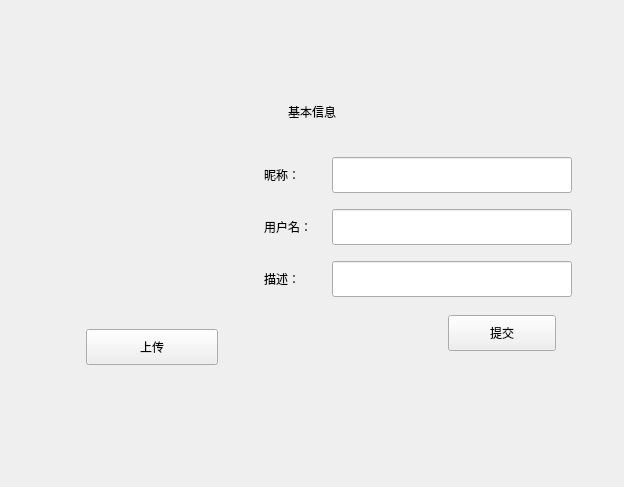
<?xml version="1.0" encoding="UTF-8"?>
<ui version="4.0">
 <class>UserInfoPage</class>
 <widget class="QWidget" name="UserInfoPage">
  <property name="geometry">
   <rect>
    <x>0</x>
    <y>0</y>
    <width>508</width>
    <height>487</height>
   </rect>
  </property>
  <property name="windowTitle">
   <string>Form</string>
  </property>
  <layout class="QVBoxLayout" name="pageLayout">
   <property name="spacing">
    <number>0</number>
   </property>
   <property name="leftMargin">
    <number>32</number>
   </property>
   <property name="topMargin">
    <number>28</number>
   </property>
   <property name="rightMargin">
    <number>32</number>
   </property>
   <property name="bottomMargin">
    <number>28</number>
   </property>
   <item>
    <spacer name="verticalSpacerTop">
     <property name="orientation">
      <enum>Qt::Vertical</enum>
     </property>
     <property name="sizeHint" stdset="0">
      <size>
       <width>20</width>
       <height>24</height>
      </size>
     </property>
    </spacer>
   </item>
   <item>
    <layout class="QHBoxLayout" name="centerLayout">
     <property name="spacing">
      <number>0</number>
     </property>
     <item>
      <spacer name="horizontalSpacerLeft">
       <property name="orientation">
        <enum>Qt::Horizontal</enum>
       </property>
       <property name="sizeHint" stdset="0">
        <size>
         <width>40</width>
         <height>20</height>
        </size>
       </property>
      </spacer>
     </item>
     <item>
      <widget class="QWidget" name="card_wid" native="true">
       <property name="minimumSize">
        <size>
         <width>0</width>
         <height>0</height>
        </size>
       </property>
       <property name="maximumSize">
        <size>
         <width>560</width>
         <height>16777215</height>
        </size>
       </property>
       <layout class="QVBoxLayout" name="cardLayout">
        <property name="spacing">
         <number>24</number>
        </property>
        <property name="leftMargin">
         <number>36</number>
        </property>
        <property name="topMargin">
         <number>32</number>
        </property>
        <property name="rightMargin">
         <number>36</number>
        </property>
        <property name="bottomMargin">
         <number>32</number>
        </property>
        <item alignment="Qt::AlignHCenter">
         <widget class="QLabel" name="label_4">
          <property name="text">
           <string>基本信息</string>
          </property>
         </widget>
        </item>
        <item>
         <layout class="QHBoxLayout" name="contentLayout">
          <property name="spacing">
           <number>28</number>
          </property>
          <item>
           <layout class="QVBoxLayout" name="avatarLayout">
            <property name="spacing">
             <number>16</number>
            </property>
            <item alignment="Qt::AlignHCenter">
             <widget class="QLabel" name="head_lb">
              <property name="minimumSize">
               <size>
                <width>168</width>
                <height>168</height>
               </size>
              </property>
              <property name="maximumSize">
               <size>
                <width>168</width>
                <height>168</height>
               </size>
              </property>
              <property name="text">
               <string/>
              </property>
              <property name="alignment">
               <set>Qt::AlignCenter</set>
              </property>
             </widget>
            </item>
            <item alignment="Qt::AlignHCenter">
             <widget class="QPushButton" name="up_btn">
              <property name="minimumSize">
               <size>
                <width>132</width>
                <height>36</height>
               </size>
              </property>
              <property name="maximumSize">
               <size>
                <width>132</width>
                <height>36</height>
               </size>
              </property>
              <property name="text">
               <string>上传</string>
              </property>
             </widget>
            </item>
            <item>
             <spacer name="avatarSpacer">
              <property name="orientation">
               <enum>Qt::Vertical</enum>
              </property>
              <property name="sizeHint" stdset="0">
               <size>
                <width>20</width>
                <height>20</height>
               </size>
              </property>
             </spacer>
            </item>
           </layout>
          </item>
          <item>
           <layout class="QVBoxLayout" name="formColumnLayout">
            <property name="spacing">
             <number>18</number>
            </property>
            <item>
             <spacer name="formTopSpacer">
              <property name="orientation">
               <enum>Qt::Vertical</enum>
              </property>
              <property name="sizeType">
               <enum>QSizePolicy::Fixed</enum>
              </property>
              <property name="sizeHint" stdset="0">
               <size>
                <width>20</width>
                <height>12</height>
               </size>
              </property>
             </spacer>
            </item>
            <item>
             <layout class="QGridLayout" name="formLayout">
              <property name="horizontalSpacing">
               <number>12</number>
              </property>
              <property name="verticalSpacing">
               <number>16</number>
              </property>
              <item row="0" column="0">
               <widget class="QLabel" name="label">
                <property name="minimumSize">
                 <size>
                  <width>56</width>
                  <height>0</height>
                 </size>
                </property>
                <property name="text">
                 <string>昵称：</string>
                </property>
               </widget>
              </item>
              <item row="0" column="1">
               <widget class="QLineEdit" name="nick_ed">
                <property name="minimumSize">
                 <size>
                  <width>240</width>
                  <height>36</height>
                 </size>
                </property>
               </widget>
              </item>
              <item row="1" column="0">
               <widget class="QLabel" name="label_2">
                <property name="minimumSize">
                 <size>
                  <width>56</width>
                  <height>0</height>
                 </size>
                </property>
                <property name="text">
                 <string>用户名：</string>
                </property>
               </widget>
              </item>
              <item row="1" column="1">
               <widget class="QLineEdit" name="name_ed">
                <property name="minimumSize">
                 <size>
                  <width>240</width>
                  <height>36</height>
                 </size>
                </property>
               </widget>
              </item>
              <item row="2" column="0">
               <widget class="QLabel" name="label_3">
                <property name="minimumSize">
                 <size>
                  <width>56</width>
                  <height>0</height>
                 </size>
                </property>
                <property name="text">
                 <string>描述：</string>
                </property>
               </widget>
              </item>
              <item row="2" column="1">
               <widget class="QLineEdit" name="desc_ed">
                <property name="minimumSize">
                 <size>
                  <width>240</width>
                  <height>36</height>
                 </size>
                </property>
               </widget>
              </item>
             </layout>
            </item>
            <item>
             <layout class="QHBoxLayout" name="submitLayout">
              <property name="spacing">
               <number>0</number>
              </property>
              <item>
               <spacer name="submitSpacer">
                <property name="orientation">
                 <enum>Qt::Horizontal</enum>
                </property>
                <property name="sizeHint" stdset="0">
                 <size>
                  <width>40</width>
                  <height>20</height>
                 </size>
                </property>
               </spacer>
              </item>
              <item>
               <widget class="QPushButton" name="submit_btn">
                <property name="minimumSize">
                 <size>
                  <width>108</width>
                  <height>36</height>
                 </size>
                </property>
                <property name="maximumSize">
                 <size>
                  <width>108</width>
                  <height>36</height>
                 </size>
                </property>
                <property name="text">
                 <string>提交</string>
                </property>
               </widget>
              </item>
             </layout>
            </item>
            <item>
             <spacer name="formBottomSpacer">
              <property name="orientation">
               <enum>Qt::Vertical</enum>
              </property>
              <property name="sizeHint" stdset="0">
               <size>
                <width>20</width>
                <height>20</height>
               </size>
              </property>
             </spacer>
            </item>
           </layout>
          </item>
         </layout>
        </item>
       </layout>
      </widget>
     </item>
     <item>
      <spacer name="horizontalSpacerRight">
       <property name="orientation">
        <enum>Qt::Horizontal</enum>
       </property>
       <property name="sizeHint" stdset="0">
        <size>
         <width>40</width>
         <height>20</height>
        </size>
       </property>
      </spacer>
     </item>
    </layout>
   </item>
   <item>
    <spacer name="verticalSpacerBottom">
     <property name="orientation">
      <enum>Qt::Vertical</enum>
     </property>
     <property name="sizeHint" stdset="0">
      <size>
       <width>20</width>
       <height>24</height>
      </size>
     </property>
    </spacer>
   </item>
  </layout>
 </widget>
 <resources/>
 <connections/>
</ui>
